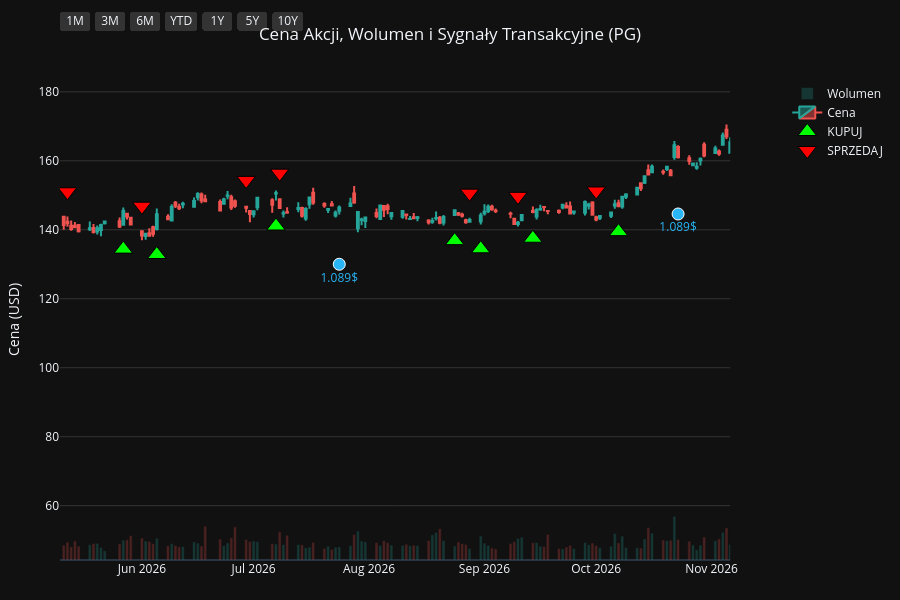
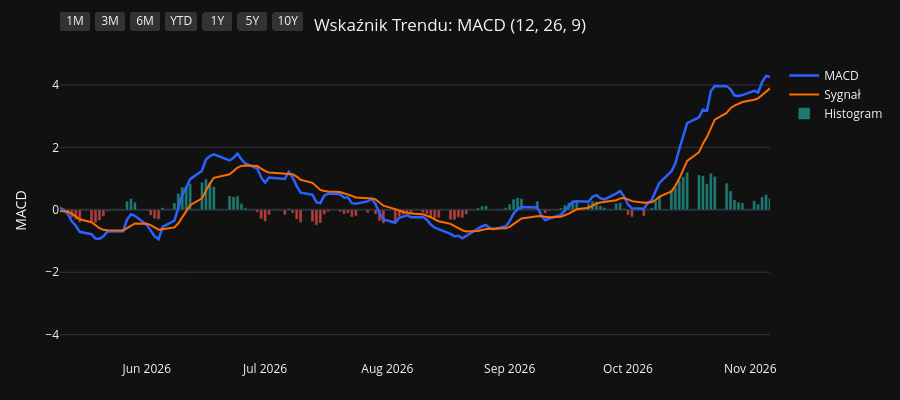
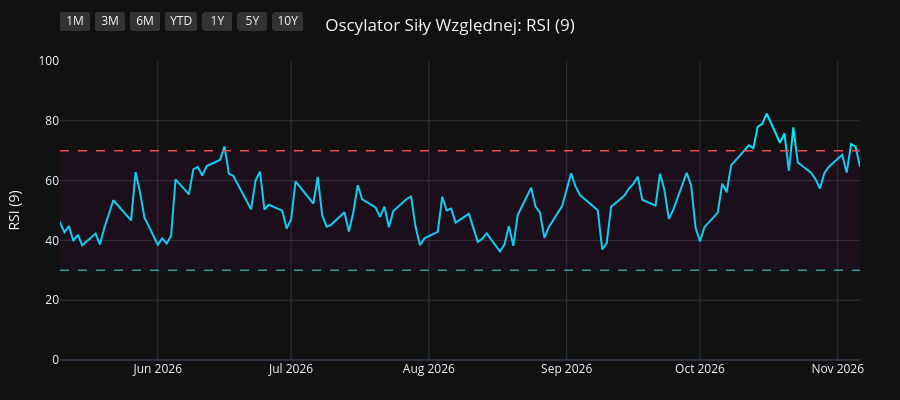
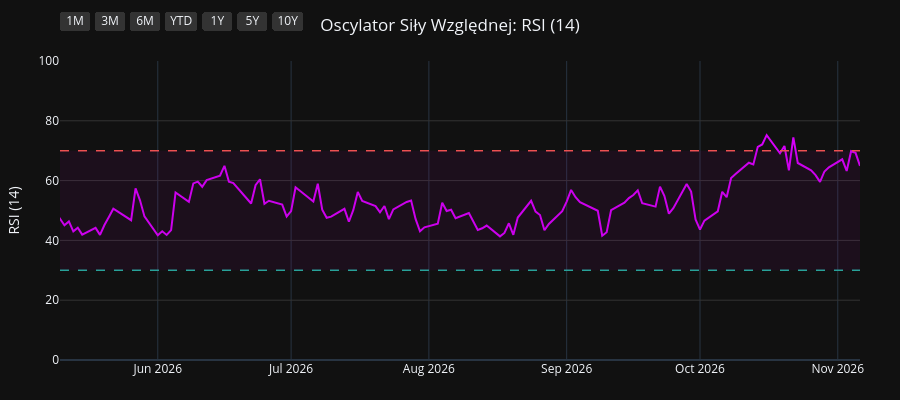

Notebook cell for these charts, in order:
### Code cell
import os
import yfinance as yf
import pandas as pd
import pandas_ta as ta
import plotly.graph_objects as go
from plotly.subplots import make_subplots

# 1. Pobranie i przygotowanie danych
symbol = os.environ.get("STOCK_TICKER", "").strip().upper()
if not symbol:
    raise RuntimeError("Set STOCK_TICKER before running price_extractor.ipynb")
df = yf.Ticker(symbol).history(period="10y")
df.index = df.index.tz_localize(None)

# Wskaźniki i sygnały
df.ta.macd(fast=12, slow=26, signal=9, append=True)
df.ta.rsi(length=9, append=True)
df.ta.rsi(length=14, append=True)
df.ta.rsi(length=21, append=True)
df.dropna(inplace=True)

macd = df['MACD_12_26_9']
signal = df['MACDs_12_26_9']
wczorajszy_macd = macd.shift(1)
wczorajszy_signal = signal.shift(1)

df['Decyzja'] = 'BRAK'
df.loc[(macd > signal) & (wczorajszy_macd <= wczorajszy_signal), 'Decyzja'] = 'KUPUJ'
df.loc[(macd < signal) & (wczorajszy_macd >= wczorajszy_signal), 'Decyzja'] = 'SPRZEDAJ'

df_kupuj = df[df['Decyzja'] == 'KUPUJ']
df_sprzedaj = df[df['Decyzja'] == 'SPRZEDAJ']
df_dywidendy = df[df['Dividends'] > 0]
df_splity = df[df['Stock Splits'] > 0]

# Wspólna konfiguracja osi X
konfiguracja_osi_x = dict(
    type="date",
    showspikes=True, spikemode="across", spikesnap="cursor", spikedash="dot", spikecolor="#ffffff", spikethickness=1, hoverformat="%Y-%m-%d",
    rangeselector=dict(
        buttons=list([
            dict(count=1, label="1M", step="month", stepmode="backward"),
            dict(count=3, label="3M", step="month", stepmode="backward"),
            dict(count=6, label="6M", step="month", stepmode="backward"),
            dict(count=1, label="YTD", step="year", stepmode="todate"),
            dict(count=1, label="1Y", step="year", stepmode="backward"),
            dict(count=5, label="5Y", step="year", stepmode="backward"),
            dict(step="all", label="10Y")
        ]),
        bgcolor="#333333", activecolor="#2962ff", x=0, y=1.1
    )
)

# ==========================================
# WYKRES 1: CENA + WOLUMEN + SYGNAŁY
# ==========================================
fig1 = make_subplots(specs=[[{"secondary_y": True}]])

kolory_wolumenu = ['#26a69a' if row['Close'] >= row['Open'] else '#ef5350' for index, row in df.iterrows()]
fig1.add_trace(go.Bar(x=df.index, y=df['Volume'], marker_color=kolory_wolumenu, opacity=0.25, name='Wolumen'), secondary_y=True)
fig1.add_trace(go.Candlestick(x=df.index, open=df['Open'], high=df['High'], low=df['Low'], close=df['Close'], name='Cena', increasing_line_color='#26a69a', decreasing_line_color='#ef5350'), secondary_y=False)
fig1.add_trace(go.Scatter(x=df_kupuj.index, y=df_kupuj['Low'] * 0.95, customdata=df_kupuj[['Low', 'High']], mode='markers', marker=dict(symbol='triangle-up', size=16, color='#00ff00', line=dict(width=1, color='black')), name='KUPUJ', hovertemplate='KUPUJ<br>Najniższa: %{customdata[0]:.2f}<br>Najwyższa: %{customdata[1]:.2f}<extra></extra>'), secondary_y=False)
fig1.add_trace(go.Scatter(x=df_sprzedaj.index, y=df_sprzedaj['High'] * 1.05, customdata=df_sprzedaj[['Low', 'High']], mode='markers', marker=dict(symbol='triangle-down', size=16, color='#ff0000', line=dict(width=1, color='black')), name='SPRZEDAJ', hovertemplate='SPRZEDAJ<br>Najniższa: %{customdata[0]:.2f}<br>Najwyższa: %{customdata[1]:.2f}<extra></extra>'), secondary_y=False)

if not df_dywidendy.empty:
    fig1.add_trace(go.Scatter(x=df_dywidendy.index, y=df_dywidendy['Low'] * 0.90, mode='markers+text', marker=dict(symbol='circle', size=12, color='#29b6f6', line=dict(width=1, color='white')), text=df_dywidendy['Dividends'].apply(lambda x: f"{x}$"), textposition="bottom center", name='Dywidenda', showlegend=False, hovertemplate='Dywidenda: %{text}<extra></extra>', textfont=dict(color="#29b6f6")), secondary_y=False)
if not df_splity.empty:
                    fig1.add_trace(go.Scatter(x=df_splity.index, y=df_splity['High'], mode='markers+text', marker=dict(symbol='star', size=16, color='#ffee58', line=dict(width=1, color='black')), text=df_splity['Stock Splits'].apply(lambda x: f"{x:g}:1" if x >= 1 else f"1:{1 / x:g}"), textposition="top center", name='Split', hovertemplate='%{text}<extra></extra>', textfont=dict(color="#ffee58")), secondary_y=False)

fig1.update_layout(title=dict(text=f"Cena Akcji, Wolumen i Sygnały Transakcyjne ({symbol})", x=0.5, xanchor='center'), dragmode='pan', xaxis_rangeslider_visible=False, template='plotly_dark', height=600, hovermode='x unified', margin=dict(l=60, r=40, t=60, b=40))
fig1.update_xaxes(**konfiguracja_osi_x)
fig1.update_xaxes(range=[df.index.max() - pd.Timedelta(days=180), df.index.max()])
fig1.update_yaxes(title_text="Cena (USD)", secondary_y=False, gridcolor='#333333')
fig1.update_yaxes(range=[0, df['Volume'].max() * 4], showgrid=False, showticklabels=False, secondary_y=True)
fig1.show(config={'scrollZoom': True})

# ==========================================
# WYKRES 2: WSKAŹNIK MACD
# ==========================================
fig2 = go.Figure()
fig2.add_trace(go.Scatter(x=df.index, y=df['MACD_12_26_9'], line=dict(color='#2962ff', width=2.5), name='MACD'))
fig2.add_trace(go.Scatter(x=df.index, y=df['MACDs_12_26_9'], line=dict(color='#ff6d00', width=2), name='Sygnał'))
kolory_macd = ['#26a69a' if val >= 0 else '#ef5350' for val in df['MACDh_12_26_9']]
fig2.add_trace(go.Bar(x=df.index, y=df['MACDh_12_26_9'], marker_color=kolory_macd, name='Histogram', opacity=0.7))
fig2.update_layout(title=dict(text="Wskaźnik Trendu: MACD (12, 26, 9)", x=0.5, xanchor='center'), dragmode='pan', xaxis_rangeslider_visible=False, template='plotly_dark', height=400, hovermode='x unified', margin=dict(l=60, r=40, t=60, b=40))
fig2.update_xaxes(**konfiguracja_osi_x)
fig2.update_xaxes(range=[df.index.max() - pd.Timedelta(days=180), df.index.max()])
fig2.update_yaxes(title_text="MACD", gridcolor='#333333')
fig2.show(config={'scrollZoom': True})

# ==========================================
# WYKRES 3: OSCYLATOR RSI (9)
# ==========================================
fig3 = go.Figure()
fig3.add_trace(go.Scatter(x=df.index, y=df['RSI_9'], line=dict(color='#00e5ff', width=2), name='RSI (9)'))
fig3.add_hline(y=70, line_dash="dash", line_color="#ef5350", line_width=1.5)
fig3.add_hline(y=30, line_dash="dash", line_color="#26a69a", line_width=1.5)
fig3.add_hrect(y0=30, y1=70, line_width=0, fillcolor="purple", opacity=0.1)
fig3.update_layout(title=dict(text="Oscylator Siły Względnej: RSI (9)", x=0.5, xanchor='center'), dragmode='pan', xaxis_rangeslider_visible=False, template='plotly_dark', height=400, hovermode='x unified', margin=dict(l=60, r=40, t=60, b=40))
fig3.update_xaxes(**konfiguracja_osi_x)
fig3.update_xaxes(range=[df.index.max() - pd.Timedelta(days=180), df.index.max()])
fig3.update_yaxes(title_text="RSI (9)", range=[0, 100], gridcolor='#333333')
fig3.show(config={'scrollZoom': True})

# ==========================================
# WYKRES 4: OSCYLATOR RSI (14)
# ==========================================
fig4 = go.Figure()
fig4.add_trace(go.Scatter(x=df.index, y=df['RSI_14'], line=dict(color='#d500f9', width=2), name='RSI (14)'))
fig4.add_hline(y=70, line_dash="dash", line_color="#ef5350", line_width=1.5)
fig4.add_hline(y=30, line_dash="dash", line_color="#26a69a", line_width=1.5)
fig4.add_hrect(y0=30, y1=70, line_width=0, fillcolor="purple", opacity=0.1)
fig4.update_layout(title=dict(text="Oscylator Siły Względnej: RSI (14)", x=0.5, xanchor='center'), dragmode='pan', xaxis_rangeslider_visible=False, template='plotly_dark', height=400, hovermode='x unified', margin=dict(l=60, r=40, t=60, b=40))
fig4.update_xaxes(**konfiguracja_osi_x)
fig4.update_xaxes(range=[df.index.max() - pd.Timedelta(days=180), df.index.max()])
fig4.update_yaxes(title_text="RSI (14)", range=[0, 100], gridcolor='#333333')
fig4.show(config={'scrollZoom': True})

# ==========================================
# WYKRES 5: OSCYLATOR RSI (21)
# ==========================================
fig5 = go.Figure()
fig5.add_trace(go.Scatter(x=df.index, y=df['RSI_21'], line=dict(color='#64dd17', width=2), name='RSI (21)'))
fig5.add_hline(y=70, line_dash="dash", line_color="#ef5350", line_width=1.5)
fig5.add_hline(y=30, line_dash="dash", line_color="#26a69a", line_width=1.5)
fig5.add_hrect(y0=30, y1=70, line_width=0, fillcolor="purple", opacity=0.1)
fig5.update_layout(title=dict(text="Oscylator Siły Względnej: RSI (21)", x=0.5, xanchor='center'), dragmode='pan', xaxis_rangeslider_visible=False, template='plotly_dark', height=400, hovermode='x unified', margin=dict(l=60, r=40, t=60, b=40))
fig5.update_xaxes(**konfiguracja_osi_x)
fig5.update_xaxes(range=[df.index.max() - pd.Timedelta(days=180), df.index.max()])
fig5.update_yaxes(title_text="RSI (21)", range=[0, 100], gridcolor='#333333')
fig5.show(config={'scrollZoom': True})

### Figure 1 — Plotly figure (JSON) as saved in the notebook; plotly's stock layout.template omitted (floating-point values rounded to 4 significant figures; data arrays with more than 128 entries replaced by an {"elided": "..."} marker saying what was removed)
{"data": [{"marker": {"color": {"elided": "2481 str values"}}, "name": "Wolumen", "opacity": 0.25, "type": "bar", "x": {"elided": "2481 str values"}, "xaxis": "x", "y": {"elided": "2481 int values"}, "yaxis": "y2"}, {"close": {"elided": "2481 float values"}, "decreasing": {"line": {"color": "#ef5350"}}, "high": {"elided": "2481 float values"}, "increasing": {"line": {"color": "#26a69a"}}, "low": {"elided": "2481 float values"}, "name": "Cena", "open": {"elided": "2481 float values"}, "type": "candlestick", "x": {"elided": "2481 str values"}, "xaxis": "x", "yaxis": "y"}, {"customdata": {"elided": "104x2 float values"}, "hovertemplate": "KUPUJ<br>Najniższa: %{customdata[0]:.2f}<br>Najwyższa: %{customdata[1]:.2f}<extra></extra>", "marker": {"color": "#00ff00", "line": {"color": "black", "width": 1}, "size": 16, "symbol": "triangle-up"}, "mode": "markers", "name": "KUPUJ", "type": "scatter", "x": ["2017-01-06T00:00:00", "2017-01-18T00:00:00", "2017-02-15T00:00:00", "2017-04-18T00:00:00", "2017-04-25T00:00:00", "2017-05-19T00:00:00", "2017-07-18T00:00:00", "2017-09-20T00:00:00", "2017-10-13T00:00:00", "2017-11-08T00:00:00", "2018-01-22T00:00:00", "2018-02-20T00:00:00", "2018-02-22T00:00:00", "2018-03-02T00:00:00", "2018-03-28T00:00:00", "2018-05-09T00:00:00", "2018-07-27T00:00:00", "2018-08-16T00:00:00", "2018-09-19T00:00:00", "2018-10-19T00:00:00", "2018-12-14T00:00:00", "2019-01-18T00:00:00", "2019-01-23T00:00:00", "2019-03-14T00:00:00", "2019-04-08T00:00:00", "2019-04-15T00:00:00", "2019-05-16T00:00:00", "2019-06-07T00:00:00", "2019-07-03T00:00:00", "2019-07-30T00:00:00", "2019-08-16T00:00:00", "2019-08-27T00:00:00", "2019-09-26T00:00:00", "2019-10-23T00:00:00", "2019-11-19T00:00:00", "2019-11-26T00:00:00", "2020-01-15T00:00:00", "2020-02-05T00:00:00", "2020-02-21T00:00:00", "2020-03-30T00:00:00", "2020-05-28T00:00:00", "2020-07-01T00:00:00", "2020-08-25T00:00:00", "2020-10-06T00:00:00", "2020-11-06T00:00:00", "2020-11-12T00:00:00", "2020-12-17T00:00:00", "2021-02-10T00:00:00", "2021-03-08T00:00:00", "2021-05-10T00:00:00", "2021-06-28T00:00:00", "2021-08-13T00:00:00", "2021-09-14T00:00:00", "2021-10-11T00:00:00", "2021-10-26T00:00:00", "2021-12-06T00:00:00", "2022-02-03T00:00:00", "2022-03-18T00:00:00", "2022-06-02T00:00:00", "2022-06-23T00:00:00", "2022-07-25T00:00:00", "2022-08-03T00:00:00", "2022-10-17T00:00:00", "2023-02-17T00:00:00", "2023-04-21T00:00:00", "2023-06-13T00:00:00", "2023-07-20T00:00:00", "2023-09-18T00:00:00", "2023-10-16T00:00:00", "2023-11-30T00:00:00", "2023-12-28T00:00:00", "2024-02-23T00:00:00", "2024-04-19T00:00:00", "2024-06-10T00:00:00", "2024-06-18T00:00:00", "2024-07-17T00:00:00", "2024-08-05T00:00:00", "2024-08-20T00:00:00", "2024-08-30T00:00:00", "2024-10-15T00:00:00", "2024-11-13T00:00:00", "2025-01-22T00:00:00", "2025-02-21T00:00:00", "2025-04-01T00:00:00", "2025-04-14T00:00:00", "2025-05-15T00:00:00", "2025-07-02T00:00:00", "2025-07-22T00:00:00", "2025-08-11T00:00:00", "2025-09-17T00:00:00", "2025-10-20T00:00:00", "2025-11-13T00:00:00", "2025-11-18T00:00:00", "2025-12-16T00:00:00", "2026-01-12T00:00:00", "2026-02-23T00:00:00", "2026-04-08T00:00:00", "2026-05-27T00:00:00", "2026-06-05T00:00:00", "2026-07-07T00:00:00", "2026-08-24T00:00:00", "2026-08-31T00:00:00", "2026-09-14T00:00:00", "2026-10-07T00:00:00"], "xaxis": "x", "y": [61.29, 61.75, 65.56, 65.95, 65.81, 63.02, 64.34, 69.56, 68.64, 64.83, 68.32, 61.02, 60.34, 59.02, 58.67, 54.49, 60.91, 63.09, 64.21, 65.62, 74.25, 70.95, 72.97, 78.5, 80.67, 81.67, 83.66, 84.56, 87.78, 93.85, 92.9, 94.62, 97.58, 96.86, 96.3, 95.73, 99.38, 100.3, 100.8, 88.13, 92.5, 95.72, 111.6, 112.5, 116.0, 114.9, 112.4, 104.9, 102.7, 111.9, 111.2, 118.4, 120.3, 117.7, 118.0, 125.4, 135.7, 124.5, 120.4, 117.3, 121.1, 119.8, 107.0, 117.6, 133.9, 125.0, 129.2, 133.9, 126.9, 131.7, 127.3, 141.4, 136.5, 147.6, 148.4, 148.7, 149.0, 150.3, 151.7, 154.5, 149.0, 147.9, 150.1, 153.0, 150.0, 144.5, 145.6, 142.0, 140.6, 145.2, 138.7, 136.3, 134.3, 133.5, 130.8, 149.0, 131.9, 134.4, 132.8, 141.1, 136.8, 134.5, 137.6, 139.4], "yaxis": "y"}, {"customdata": {"elided": "104x2 float values"}, "hovertemplate": "SPRZEDAJ<br>Najniższa: %{customdata[0]:.2f}<br>Najwyższa: %{customdata[1]:.2f}<extra></extra>", "marker": {"color": "#ff0000", "line": {"color": "black", "width": 1}, "size": 16, "symbol": "triangle-down"}, "mode": "markers", "name": "SPRZEDAJ", "type": "scatter", "x": ["2016-12-28T00:00:00", "2017-01-09T00:00:00", "2017-02-14T00:00:00", "2017-03-02T00:00:00", "2017-04-21T00:00:00", "2017-04-26T00:00:00", "2017-06-27T00:00:00", "2017-08-23T00:00:00", "2017-09-21T00:00:00", "2017-10-20T00:00:00", "2018-01-02T00:00:00", "2018-01-23T00:00:00", "2018-02-21T00:00:00", "2018-03-01T00:00:00", "2018-03-22T00:00:00", "2018-04-19T00:00:00", "2018-07-19T00:00:00", "2018-08-10T00:00:00", "2018-08-23T00:00:00", "2018-09-25T00:00:00", "2018-11-20T00:00:00", "2018-12-17T00:00:00", "2019-01-22T00:00:00", "2019-02-25T00:00:00", "2019-04-04T00:00:00", "2019-04-10T00:00:00", "2019-04-23T00:00:00", "2019-05-22T00:00:00", "2019-06-27T00:00:00", "2019-07-23T00:00:00", "2019-08-05T00:00:00", "2019-08-23T00:00:00", "2019-09-10T00:00:00", "2019-10-02T00:00:00", "2019-11-05T00:00:00", "2019-11-22T00:00:00", "2019-12-23T00:00:00", "2020-01-31T00:00:00", "2020-02-11T00:00:00", "2020-02-24T00:00:00", "2020-04-29T00:00:00", "2020-06-24T00:00:00", "2020-08-19T00:00:00", "2020-08-26T00:00:00", "2020-10-22T00:00:00", "2020-11-09T00:00:00", "2020-11-18T00:00:00", "2021-01-13T00:00:00", "2021-02-26T00:00:00", "2021-04-14T00:00:00", "2021-05-27T00:00:00", "2021-08-11T00:00:00", "2021-08-23T00:00:00", "2021-09-16T00:00:00", "2021-10-21T00:00:00", "2021-11-30T00:00:00", "2022-01-06T00:00:00", "2022-02-07T00:00:00", "2022-05-02T00:00:00", "2022-06-09T00:00:00", "2022-07-20T00:00:00", "2022-07-29T00:00:00", "2022-08-24T00:00:00", "2022-12-15T00:00:00", "2023-04-18T00:00:00", "2023-05-04T00:00:00", "2023-07-11T00:00:00", "2023-08-14T00:00:00", "2023-09-20T00:00:00", "2023-11-20T00:00:00", "2023-12-05T00:00:00", "2024-02-12T00:00:00", "2024-02-26T00:00:00", "2024-05-23T00:00:00", "2024-06-12T00:00:00", "2024-06-25T00:00:00", "2024-07-30T00:00:00", "2024-08-15T00:00:00", "2024-08-28T00:00:00", "2024-09-18T00:00:00", "2024-10-23T00:00:00", "2024-12-09T00:00:00", "2025-02-18T00:00:00", "2025-03-12T00:00:00", "2025-04-04T00:00:00", "2025-04-24T00:00:00", "2025-06-06T00:00:00", "2025-07-09T00:00:00", "2025-07-31T00:00:00", "2025-09-15T00:00:00", "2025-09-18T00:00:00", "2025-11-04T00:00:00", "2025-11-17T00:00:00", "2025-12-04T00:00:00", "2026-01-05T00:00:00", "2026-02-19T00:00:00", "2026-03-03T00:00:00", "2026-05-12T00:00:00", "2026-06-01T00:00:00", "2026-06-29T00:00:00", "2026-07-08T00:00:00", "2026-08-28T00:00:00", "2026-09-10T00:00:00", "2026-10-01T00:00:00"], "xaxis": "x", "y": [67.75, 67.77, 71.18, 73.9, 72.59, 73.17, 72.65, 75.93, 77.44, 74.27, 75.89, 75.04, 68.05, 65.95, 64.49, 63.57, 67.09, 69.26, 70.82, 71.51, 80.16, 82.47, 79.03, 86.53, 89.3, 90.45, 90.32, 92.87, 95.66, 101.3, 101.5, 104.9, 105.8, 108.0, 105.1, 106.0, 110.6, 112.2, 111.6, 111.9, 105.0, 105.0, 122.1, 124.8, 128.5, 132.3, 127.9, 124.3, 115.0, 123.0, 126.1, 131.4, 133.3, 133.2, 130.3, 137.1, 152.5, 150.6, 151.2, 137.1, 134.6, 133.8, 138.3, 143.8, 144.3, 150.0, 142.8, 151.8, 149.2, 146.5, 148.0, 153.8, 157.3, 165.2, 164.7, 165.9, 160.5, 167.7, 169.2, 173.8, 169.2, 172.7, 165.8, 171.9, 173.6, 162.0, 166.3, 159.2, 154.0, 160.6, 161.1, 152.5, 151.0, 150.4, 144.2, 164.4, 166.7, 151.0, 146.8, 154.3, 156.4, 150.6, 149.7, 151.2], "yaxis": "y"}, {"hovertemplate": "Dywidenda: %{text}<extra></extra>", "marker": {"color": "#29b6f6", "line": {"color": "white", "width": 1}, "size": 12, "symbol": "circle"}, "mode": "markers+text", "name": "Dywidenda", "showlegend": false, "text": ["0.67$", "0.69$", "0.69$", "0.69$", "0.69$", "0.717$", "0.717$", "0.717$", "0.717$", "0.746$", "0.746$", "0.746$", "0.746$", "0.791$", "0.791$", "0.791$", "0.791$", "0.87$", "0.87$", "0.87$", "0.87$", "0.913$", "0.913$", "0.913$", "0.913$", "0.941$", "0.941$", "0.941$", "0.941$", "1.007$", "1.007$", "1.007$", "1.007$", "1.057$", "1.057$", "1.057$", "1.057$", "1.089$", "1.089$", "1.089$"], "textfont": {"color": "#29b6f6"}, "textposition": "bottom center", "type": "scatter", "x": ["2017-01-18T00:00:00", "2017-04-19T00:00:00", "2017-07-19T00:00:00", "2017-10-19T00:00:00", "2018-01-18T00:00:00", "2018-04-19T00:00:00", "2018-07-19T00:00:00", "2018-10-18T00:00:00", "2019-01-17T00:00:00", "2019-04-17T00:00:00", "2019-07-18T00:00:00", "2019-10-17T00:00:00", "2020-01-23T00:00:00", "2020-04-23T00:00:00", "2020-07-23T00:00:00", "2020-10-22T00:00:00", "2021-01-21T00:00:00", "2021-04-22T00:00:00", "2021-07-22T00:00:00", "2021-10-21T00:00:00", "2022-01-20T00:00:00", "2022-04-21T00:00:00", "2022-07-21T00:00:00", "2022-10-20T00:00:00", "2023-01-19T00:00:00", "2023-04-20T00:00:00", "2023-07-20T00:00:00", "2023-10-19T00:00:00", "2024-01-18T00:00:00", "2024-04-18T00:00:00", "2024-07-19T00:00:00", "2024-10-18T00:00:00", "2025-01-24T00:00:00", "2025-04-21T00:00:00", "2025-07-18T00:00:00", "2025-10-24T00:00:00", "2026-01-23T00:00:00", "2026-04-24T00:00:00", "2026-07-24T00:00:00", "2026-10-23T00:00:00"], "xaxis": "x", "y": [58.5, 62.37, 61.53, 64.49, 63.94, 53.4, 56.56, 58.6, 66.71, 78.33, 85.91, 87.78, 93.68, 90.04, 96.4, 108.9, 101.3, 104.8, 107.5, 110.1, 127.4, 129.9, 111.9, 102.7, 116.1, 123.5, 122.4, 122.4, 122.9, 131.3, 141.6, 143.5, 139.9, 141.7, 133.4, 132.5, 131.9, 131.0, 130.0, 144.6], "yaxis": "y"}], "layout": {"dragmode": "pan", "height": 600, "hovermode": "x unified", "margin": {"b": 40, "l": 60, "r": 40, "t": 60}, "title": {"text": "Cena Akcji, Wolumen i Sygnały Transakcyjne (PG)", "x": 0.5, "xanchor": "center"}, "xaxis": {"anchor": "y", "domain": [0.0, 0.94], "hoverformat": "%Y-%m-%d", "range": ["2026-05-10T00:00:00", "2026-11-06T00:00:00"], "rangeselector": {"activecolor": "#2962ff", "bgcolor": "#333333", "buttons": [{"count": 1, "label": "1M", "step": "month", "stepmode": "backward"}, {"count": 3, "label": "3M", "step": "month", "stepmode": "backward"}, {"count": 6, "label": "6M", "step": "month", "stepmode": "backward"}, {"count": 1, "label": "YTD", "step": "year", "stepmode": "todate"}, {"count": 1, "label": "1Y", "step": "year", "stepmode": "backward"}, {"count": 5, "label": "5Y", "step": "year", "stepmode": "backward"}, {"label": "10Y", "step": "all"}], "x": 0, "y": 1.1}, "rangeslider": {"visible": false}, "showspikes": true, "spikecolor": "#ffffff", "spikedash": "dot", "spikemode": "across", "spikesnap": "cursor", "spikethickness": 1, "type": "date"}, "yaxis": {"anchor": "x", "domain": [0.0, 1.0], "gridcolor": "#333333", "title": {"text": "Cena (USD)"}}, "yaxis2": {"anchor": "x", "overlaying": "y", "range": [0, 242483600], "showgrid": false, "showticklabels": false, "side": "right"}}}

### Figure 2 — Plotly figure (JSON) as saved in the notebook; plotly's stock layout.template omitted (floating-point values rounded to 4 significant figures; data arrays with more than 128 entries replaced by an {"elided": "..."} marker saying what was removed)
{"data": [{"line": {"color": "#2962ff", "width": 2.5}, "name": "MACD", "type": "scatter", "x": {"elided": "2481 str values"}, "y": {"elided": "2481 float values"}}, {"line": {"color": "#ff6d00", "width": 2}, "name": "Sygnał", "type": "scatter", "x": {"elided": "2481 str values"}, "y": {"elided": "2481 float values"}}, {"marker": {"color": {"elided": "2481 str values"}}, "name": "Histogram", "opacity": 0.7, "type": "bar", "x": {"elided": "2481 str values"}, "y": {"elided": "2481 float values"}}], "layout": {"dragmode": "pan", "height": 400, "hovermode": "x unified", "margin": {"b": 40, "l": 60, "r": 40, "t": 60}, "title": {"text": "Wskaźnik Trendu: MACD (12, 26, 9)", "x": 0.5, "xanchor": "center"}, "xaxis": {"hoverformat": "%Y-%m-%d", "range": ["2026-05-10T00:00:00", "2026-11-06T00:00:00"], "rangeselector": {"activecolor": "#2962ff", "bgcolor": "#333333", "buttons": [{"count": 1, "label": "1M", "step": "month", "stepmode": "backward"}, {"count": 3, "label": "3M", "step": "month", "stepmode": "backward"}, {"count": 6, "label": "6M", "step": "month", "stepmode": "backward"}, {"count": 1, "label": "YTD", "step": "year", "stepmode": "todate"}, {"count": 1, "label": "1Y", "step": "year", "stepmode": "backward"}, {"count": 5, "label": "5Y", "step": "year", "stepmode": "backward"}, {"label": "10Y", "step": "all"}], "x": 0, "y": 1.1}, "rangeslider": {"visible": false}, "showspikes": true, "spikecolor": "#ffffff", "spikedash": "dot", "spikemode": "across", "spikesnap": "cursor", "spikethickness": 1, "type": "date"}, "yaxis": {"gridcolor": "#333333", "title": {"text": "MACD"}}}}

### Figure 3 — Plotly figure (JSON) as saved in the notebook; plotly's stock layout.template omitted (floating-point values rounded to 4 significant figures; data arrays with more than 128 entries replaced by an {"elided": "..."} marker saying what was removed)
{"data": [{"line": {"color": "#00e5ff", "width": 2}, "name": "RSI (9)", "type": "scatter", "x": {"elided": "2481 str values"}, "y": {"elided": "2481 float values"}}], "layout": {"dragmode": "pan", "height": 400, "hovermode": "x unified", "margin": {"b": 40, "l": 60, "r": 40, "t": 60}, "shapes": [{"line": {"color": "#ef5350", "dash": "dash", "width": 1.5}, "type": "line", "x0": 0, "x1": 1, "xref": "x domain", "y0": 70, "y1": 70, "yref": "y"}, {"line": {"color": "#26a69a", "dash": "dash", "width": 1.5}, "type": "line", "x0": 0, "x1": 1, "xref": "x domain", "y0": 30, "y1": 30, "yref": "y"}, {"fillcolor": "purple", "line": {"width": 0}, "opacity": 0.1, "type": "rect", "x0": 0, "x1": 1, "xref": "x domain", "y0": 30, "y1": 70, "yref": "y"}], "title": {"text": "Oscylator Siły Względnej: RSI (9)", "x": 0.5, "xanchor": "center"}, "xaxis": {"hoverformat": "%Y-%m-%d", "range": ["2026-05-10T00:00:00", "2026-11-06T00:00:00"], "rangeselector": {"activecolor": "#2962ff", "bgcolor": "#333333", "buttons": [{"count": 1, "label": "1M", "step": "month", "stepmode": "backward"}, {"count": 3, "label": "3M", "step": "month", "stepmode": "backward"}, {"count": 6, "label": "6M", "step": "month", "stepmode": "backward"}, {"count": 1, "label": "YTD", "step": "year", "stepmode": "todate"}, {"count": 1, "label": "1Y", "step": "year", "stepmode": "backward"}, {"count": 5, "label": "5Y", "step": "year", "stepmode": "backward"}, {"label": "10Y", "step": "all"}], "x": 0, "y": 1.1}, "rangeslider": {"visible": false}, "showspikes": true, "spikecolor": "#ffffff", "spikedash": "dot", "spikemode": "across", "spikesnap": "cursor", "spikethickness": 1, "type": "date"}, "yaxis": {"gridcolor": "#333333", "range": [0, 100], "title": {"text": "RSI (9)"}}}}

### Figure 4 — Plotly figure (JSON) as saved in the notebook; plotly's stock layout.template omitted (floating-point values rounded to 4 significant figures; data arrays with more than 128 entries replaced by an {"elided": "..."} marker saying what was removed)
{"data": [{"line": {"color": "#d500f9", "width": 2}, "name": "RSI (14)", "type": "scatter", "x": {"elided": "2481 str values"}, "y": {"elided": "2481 float values"}}], "layout": {"dragmode": "pan", "height": 400, "hovermode": "x unified", "margin": {"b": 40, "l": 60, "r": 40, "t": 60}, "shapes": [{"line": {"color": "#ef5350", "dash": "dash", "width": 1.5}, "type": "line", "x0": 0, "x1": 1, "xref": "x domain", "y0": 70, "y1": 70, "yref": "y"}, {"line": {"color": "#26a69a", "dash": "dash", "width": 1.5}, "type": "line", "x0": 0, "x1": 1, "xref": "x domain", "y0": 30, "y1": 30, "yref": "y"}, {"fillcolor": "purple", "line": {"width": 0}, "opacity": 0.1, "type": "rect", "x0": 0, "x1": 1, "xref": "x domain", "y0": 30, "y1": 70, "yref": "y"}], "title": {"text": "Oscylator Siły Względnej: RSI (14)", "x": 0.5, "xanchor": "center"}, "xaxis": {"hoverformat": "%Y-%m-%d", "range": ["2026-05-10T00:00:00", "2026-11-06T00:00:00"], "rangeselector": {"activecolor": "#2962ff", "bgcolor": "#333333", "buttons": [{"count": 1, "label": "1M", "step": "month", "stepmode": "backward"}, {"count": 3, "label": "3M", "step": "month", "stepmode": "backward"}, {"count": 6, "label": "6M", "step": "month", "stepmode": "backward"}, {"count": 1, "label": "YTD", "step": "year", "stepmode": "todate"}, {"count": 1, "label": "1Y", "step": "year", "stepmode": "backward"}, {"count": 5, "label": "5Y", "step": "year", "stepmode": "backward"}, {"label": "10Y", "step": "all"}], "x": 0, "y": 1.1}, "rangeslider": {"visible": false}, "showspikes": true, "spikecolor": "#ffffff", "spikedash": "dot", "spikemode": "across", "spikesnap": "cursor", "spikethickness": 1, "type": "date"}, "yaxis": {"gridcolor": "#333333", "range": [0, 100], "title": {"text": "RSI (14)"}}}}
